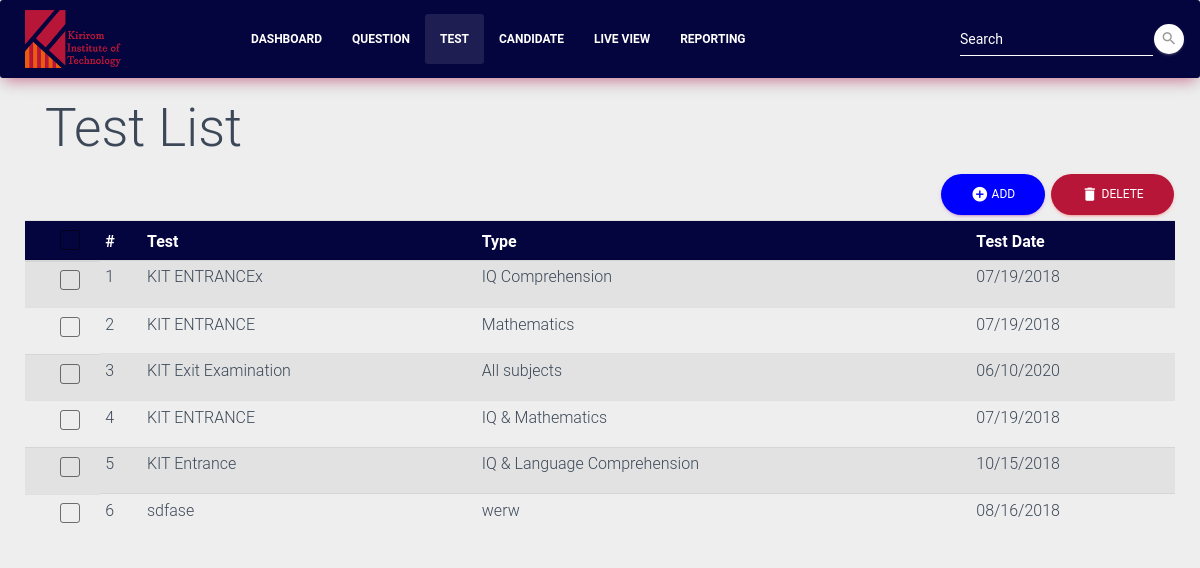
Page /test/ on the committed database.
### test_management/models.py (models this page shows, shortened)
class Test(models.Model):
    test_name = models.TextField(max_length=45)
    test_type = models.TextField(max_length=45)
    test_date = models.DateField()
    create_date = models.DateTimeField(auto_now_add=True)

### test_management/views.py (the view)
# urls.py: url(r'^test/', views.test_list, name='test'),
def test_list(request):
    tests = Test.objects.all()
    return render(request, 'test_list.html', {'tests' : tests})

### templates/test_list.html (shortened to what this page needs)
{% extends 'navigation_bar.html'%}
{% block test_list %}
<nav class="navbar navbar-expand-lg bg-rose">
    <img src="../static/img/kit-11.png" style="width: 8%; margin-left: 25px;">
    <div class="container">
        <div class="collapse navbar-collapse" style="margin-left: 100px;">
            <ul class="navbar-nav">
                <li class="nav-item">
                    <a href="{% url 'register' %}" class="nav-link"><b>Dashboard</b></a>
                </li>
                <li class="nav-item">
                    <a href="{% url 'question' %}" class="nav-link"><b>Question</b></a>
                </li>
                <li class="nav-item active active">
                    <a href="{% url 'test' %}" class="nav-link"><b>Test</b></a>
                </li>
                <li class="nav-item">
                    <a href="{% url 'candidate' %}" class="nav-link"><b>Candidate</b></a>
                </li>
                <li class="nav-item">
                    <a href="{% url 'livertc' %}" class="nav-link"><b>Live View</b></a>
                </li>
                <li class="nav-item">
                    <a href="#report" class="nav-link"><b>Reporting</b></a>
                </li>
            </ul>
            <form class="form-inline ml-auto">
                <div class="form-group has-white">
                  <input type="text" class="form-control" placeholder="Search">
                </div>
                <button type="submit" class="btn btn-white btn-raised btn-fab btn-fab-mini btn-round">
                    <i class="material-icons">search</i>
                </button>
            </form>
        </div>
    </div>
</nav>
<div class="container">
  <h1>Test List</h1>
</div>
<div id="inline-toolbar">
<button class="btn btn-round btn-primary add-btn-test" data-toggle="modal" data-target="#addModal">
  <i class="material-icons" >add_circle</i>   Add
</button>
    <button class="btn btn-round btn-danger delete-btn-test" data-toggle="modal">
  <i class="material-icons" action >delete</i>   Delete
</button>
</div>
<div class="table-container">
    <div class="table-responsive">
        <table id="fresh-table" class="table table-striped test-list  table-hover table-sm">
                <thead class="thead-table-list">
                    <tr>
                        <th scope="col">
                            <div class="form-check">
                                <label class="form-check-label">
                                <span class="form-check-sign">
                                    <span class="check"></span>
                                </span>
                                </label>
                            </div>
                        </th>
                        <th scope="col">#</th>
                        <th scope="col">Test</th>
                        <th scope="col">Type</th>
                        <th scope="col">Test Date</th>
                    </tr>
                </thead>
                <tbody>
                    {% for test in tests %}
                    <tr data-id="{{ test.id }}" class="table-row">
                        <td class="form-check">
                            <div class="form-check">
                                <label class="form-check-label">
                                    <span class="form-check-sign">
                                    <span class="check"></span>
                                    </span>
                                </label>
                            </div>
                        </td>
                        <td>{{ forloop.counter }}</td>
                        <td name="test_name">{{ test.test_name }}</td>
                        <td name="test_type">{{ test.test_type }}</td>
                        <td name="test_date">{{ test.test_date|date:"m/d/Y" }}</td>
                    </tr>
                    {% endfor %}
                </tbody>
        </table>
    </div>
</div>
{% endblock %}

### rows in the picture
Test: test_name "KIT ENTRANCEx", test_type "IQ Comprehension", test_date "07/19/2018"
Test: test_name "KIT ENTRANCE", test_type "Mathematics", test_date "07/19/2018"
Test: test_name "KIT Exit Examination", test_type "All subjects", test_date "06/10/2020"
Test: test_name "KIT ENTRANCE", test_type "IQ & Mathematics", test_date "07/19/2018"
Test: test_name "KIT Entrance", test_type "IQ & Language Comprehension", test_date "10/15/2018"
Test: test_name "sdfase", test_type "werw", test_date "08/16/2018"
